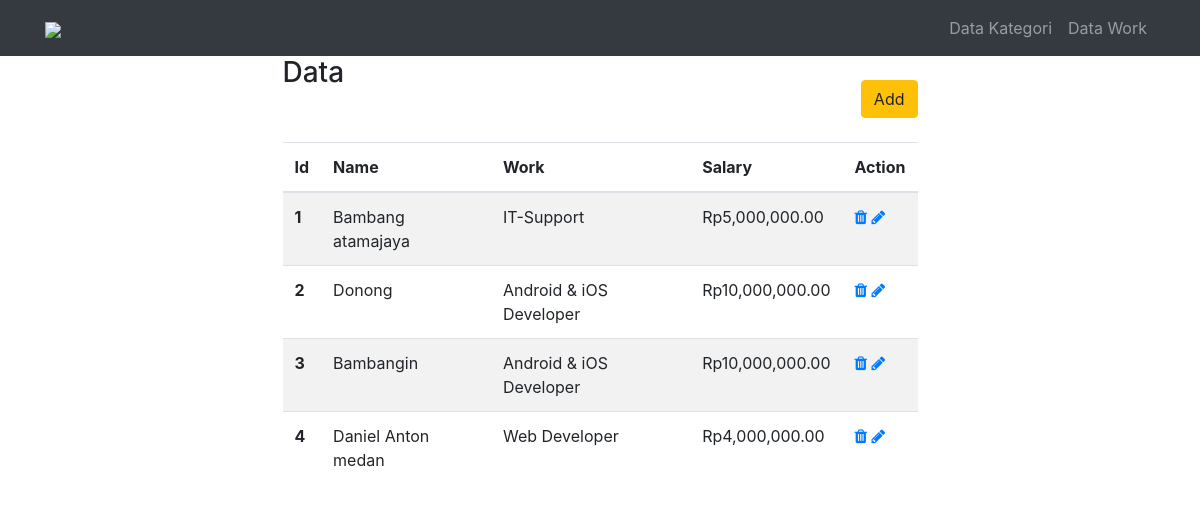
The page / on the database its author committed.
### tables this page shows
CREATE TABLE `nama` (
  `id` int(11) NOT NULL,
  `nama` varchar(35) NOT NULL,
  `id_work` int(11) NOT NULL,
  `id_salary` int(11) NOT NULL
);

CREATE TABLE `work` (
  `id` int(11) NOT NULL,
  `name` varchar(45) NOT NULL,
  `id_salary` int(11) NOT NULL
);

CREATE TABLE `kategori` (
  `id` int(11) NOT NULL,
  `salary` int(11) NOT NULL
);

### inc/fungsi.php (called while the page is built)
<?php
function rp($str)
{
	return 'Rp'.number_format($str, 2);
}

### inc/content/home.php (the view, shortened to what this page needs)
<?php
$sql = "SELECT n.*,w.name,k.salary FROM nama n
        INNER JOIN work w
        ON w.id = n.id_work
        INNER JOIN kategori k
        ON k.id = w.id_salary
        ORDER BY n.id DESC";
$query = mysqli_query($conn, $sql);
$data = mysqli_fetch_all($query, MYSQLI_ASSOC);
?>
<div class="col-lg-7 mx-auto">
  <button class="btn btn-warning float-right mt-4 mb-4" data-toggle="modal" data-target="#modal_input_home" data-backdrop="static" data-keyboard="false">Add</button>
  <h3>Data</h3>
   <table class="table table-striped">
   	<thead>
   		<tr>
   			<th scope="col">Id</th >
        	<th scope="col">Name</th >
        	<th scope="col">Work</th >
   			<th scope="col">Salary</th >
   			<th scope="col">Action</th >
   		</tr>
   	</thead>
   	<tbody>
      <?php $i=1; foreach ($data as $item): ?>
          <tr>
            <th scope="row"><?= $i;  ?></th>
            <td><?= $item['nama']  ?></td>
            <td><?= $item['name']  ?></td>
            <td><?= rp($item['salary'])  ?></td>
            <td>
              <a href="index.php?page=delete&id=<?= $item['id']  ?>" onclick="return confirm('Are you sure ?')"><span class="fa fa-trash"></span></a>
              <a href="#" data-toggle="modal" data-target="#modal_edit_home" data-id_details="<?= $item['id'] ?>" data-backdrop="static" data-keyboard="false"><span class="fa fa-pencil"></span></a>
            </td>
          </tr>
      <?php $i++; endforeach ?>
   	</tbody>
   </table>
</div>
<?php $content = ob_get_clean(); ?>

### index.php (shortened to what this page needs)
<?php include 'inc/db.php'; include 'inc/fungsi.php';
	$page = isset($_GET['page']) ? $_GET['page'] : '';
	switch ($page) {
		default:
			include 'inc/content/home.php';
			break;
	}
?>
<!doctype html>
<html lang="en">
  <head>
    <link rel="stylesheet" href="https://maxcdn.bootstrapcdn.com/bootstrap/4.0.0/css/bootstrap.min.css">
    <link rel="stylesheet" href="https://cdnjs.cloudflare.com/ajax/libs/font-awesome/4.7.0/css/font-awesome.css">
  </head>
  <body>
  <nav class="navbar navbar-expand-lg navbar-dark bg-dark static-top">
    <div class="container">
      <a class="navbar-brand" href="index.php"><img src="https://www.arkademy.com/img/Arkademy%20Putih.4e0c6a87.svg" width="30%"></a>
      <div class="collapse navbar-collapse" id="navbarResponsive">
        <ul class="navbar-nav ml-auto">
          <li class="nav-item">
            <a class="nav-link" href="index.php?page=kategori">Data Kategori
            </a>
          </li>
          <li class="nav-item">
            <a class="nav-link" href="index.php?page=work">Data Work
            </a>
          </li>
        </ul>
      </div>
    </div>
  </nav>
  <div class="container">
    <div class="row">
      	<?= $content;  ?>
    </div>
  </div>
  </body>
</html>

### rows shown on the page
nama: nama "Bambang atamajaya", id_work.name "IT-Support", kategori.salary "Rp5,000,000.00"
nama: nama "Donong", id_work.name "Android & iOS Developer", kategori.salary "Rp10,000,000.00"
nama: nama "Bambangin", id_work.name "Android & iOS Developer", kategori.salary "Rp10,000,000.00"
nama: nama "Daniel Anton medan", id_work.name "Web Developer", kategori.salary "Rp4,000,000.00"
